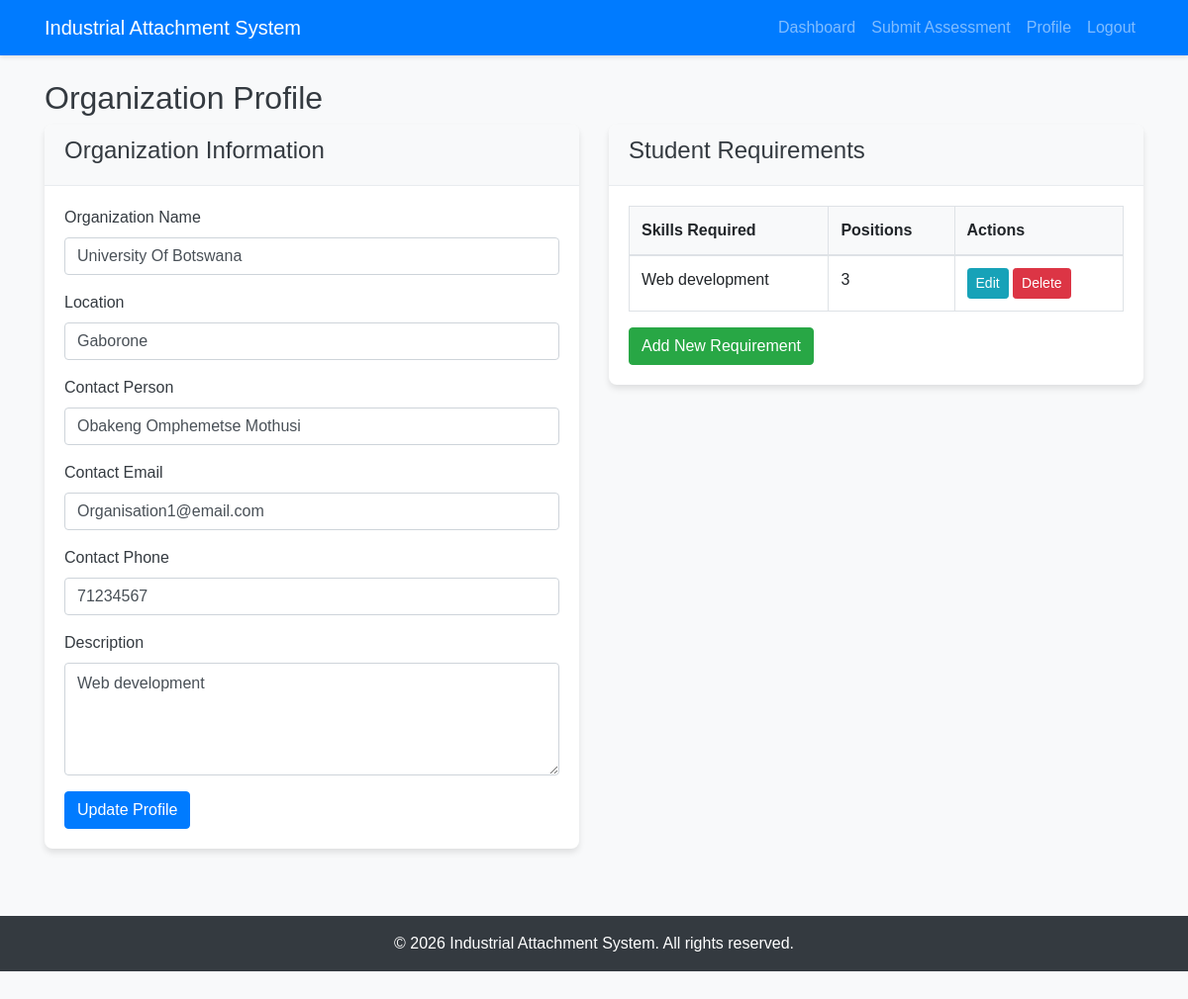
Screenshot of /pages/organization/profile.php (signed in) with the database file from the repository.
### tables this page shows
CREATE TABLE `organizations` (
  `organization_id` int(11) NOT NULL,
  `user_id` int(11) NOT NULL,
  `name` varchar(100) NOT NULL,
  `location` varchar(100) NOT NULL,
  `contact_person` varchar(100) NOT NULL,
  `contact_email` varchar(100) NOT NULL,
  `contact_phone` varchar(20) NOT NULL,
  `description` text DEFAULT NULL,
  `is_approved` varchar(50) NOT NULL
);

CREATE TABLE `organization_requirements` (
  `requirement_id` int(11) NOT NULL,
  `organization_id` int(11) NOT NULL,
  `skills_required` text NOT NULL,
  `positions_available` int(11) NOT NULL DEFAULT 1,
  `project_description` text DEFAULT NULL
);

### includes/functions.php (called while the page is built, shortened)
<?php
function getOrganizationDetails($conn, $user_id) {
    $stmt = $conn->prepare("SELECT o.* FROM organizations o JOIN users u ON o.user_id = u.user_id WHERE u.user_id = ?");
    $stmt->bind_param("i", $user_id);
    $stmt->execute();
    $result = $stmt->get_result();
    return $result->fetch_assoc();
}
?>

### pages/organization/profile.php (the view, shortened to what this page needs)
<?php
require_once '../../config/db_connect.php';
require_once '../../includes/functions.php';
$user_id = $_SESSION['user_id'];
$orgDetails = getOrganizationDetails($conn, $user_id);
$stmt = $conn->prepare("SELECT * FROM organization_requirements WHERE organization_id = ?");
$stmt->bind_param("i", $orgDetails['organization_id']);
$stmt->execute();
$requirements = $stmt->get_result()->fetch_all(MYSQLI_ASSOC);
include_once '../../includes/header.php';
?>
<div class="row">
    <div class="col-md-12">
        <h2>Organization Profile</h2>
    </div>
</div>
<div class="row">
    <div class="col-md-6">
        <div class="card">
            <div class="card-header">
                <h4>Organization Information</h4>
            </div>
            <div class="card-body">
                <form method="POST" action="">
                    <div class="form-group">
                        <label for="name">Organization Name</label>
                        <input type="text" class="form-control" id="name" name="name"
                              value="<?php echo htmlspecialchars($orgDetails['name'] ?? ''); ?>" required>
                    </div>
                    <div class="form-group">
                        <label for="location">Location</label>
                        <input type="text" class="form-control" id="location" name="location"
                              value="<?php echo htmlspecialchars($orgDetails['location'] ?? ''); ?>" required>
                    </div>
                    <div class="form-group">
                        <label for="contact_person">Contact Person</label>
                        <input type="text" class="form-control" id="contact_person" name="contact_person"
                              value="<?php echo htmlspecialchars($orgDetails['contact_person'] ?? ''); ?>" required>
                    </div>
                    <div class="form-group">
                        <label for="contact_email">Contact Email</label>
                        <input type="email" class="form-control" id="contact_email" name="contact_email"
                              value="<?php echo htmlspecialchars($orgDetails['contact_email'] ?? ''); ?>" required>
                    </div>
                    <div class="form-group">
                        <label for="contact_phone">Contact Phone</label>
                        <input type="text" class="form-control" id="contact_phone" name="contact_phone"
                              value="<?php echo htmlspecialchars($orgDetails['contact_phone'] ?? ''); ?>" required>
                    </div>
                    <div class="form-group">
                        <label for="description">Description</label>
                        <textarea class="form-control" id="description" name="description"
                                 rows="4"><?php echo htmlspecialchars($orgDetails['description'] ?? ''); ?></textarea>
                    </div>
                    <button type="submit" class="btn btn-primary">Update Profile</button>
                </form>
            </div>
        </div>
    </div>
    <div class="col-md-6">
        <div class="card">
            <div class="card-header">
                <h4>Student Requirements</h4>
            </div>
            <div class="card-body">
                <?php if (count($requirements) > 0): ?>
                    <table class="table table-bordered">
                        <thead>
                            <tr>
                                <th>Skills Required</th>
                                <th>Positions</th>
                                <th>Actions</th>
                            </tr>
                        </thead>
                        <tbody>
                            <?php foreach ($requirements as $req): ?>
                                <tr>
                                    <td><?php echo htmlspecialchars($req['skills_required']); ?></td>
                                    <td><?php echo htmlspecialchars($req['positions_available']); ?></td>
                                    <td>
                                        <button type="button" class="btn btn-sm btn-info" data-toggle="modal"
                                               data-target="#editRequirementModal"
                                               data-id="<?php echo $req['requirement_id']; ?>"
                                               data-skills="<?php echo htmlspecialchars($req['skills_required']); ?>"
                                               data-positions="<?php echo $req['positions_available']; ?>"
                                               data-description="<?php echo htmlspecialchars($req['project_description']); ?>">
                                            Edit
                                        </button>
                                        <a href="?delete_requirement=<?php echo $req['requirement_id']; ?>"
                                          class="btn btn-sm btn-danger"
                                          onclick="return confirm('Are you sure you want to delete this requirement?');">
                                            Delete
                                        </a>
                                    </td>
                                </tr>
                            <?php endforeach; ?>
                        </tbody>
                    </table>
                <?php else: ?>
                    <p>No requirements added yet.</p>
                <?php endif; ?>
                <button type="button" class="btn btn-success" data-toggle="modal" data-target="#addRequirementModal">
                    Add New Requirement
                </button>
            </div>
        </div>
    </div>
</div>
<?php include_once '../../includes/footer.php'; ?>

### assets/css/style.css (style rules this page uses)
body { font-family: 'Arial', sans-serif; background-color: #f8f9fa; color: #343a40; padding-bottom: 50px; }
.card { border: none; border-radius: 8px; box-shadow: 0 4px 6px rgba(0, 0, 0, 0.1); margin-bottom: 20px; overflow: hidden; }
.card-header { background-color: #f8f9fa; border-bottom: 1px solid #e9ecef; font-weight: 600; }
.form-control { border-radius: 4px; border: 1px solid #ced4da; padding: 8px 12px; }
.btn-primary { background-color: #007bff; border-color: #007bff; }
.table { background-color: #fff; }
.table thead th { background-color: #f8f9fa; border-bottom: 2px solid #dee2e6; font-weight: 600; }

### rows the page displays
organizations: name "University Of Botswana", location "Gaborone", contact_person "Obakeng Omphemetse Mothusi", contact_email "Organisation1@email.com", contact_phone "71234567", description "Web development"
organization_requirements: skills_required "Web development", positions_available "3"
